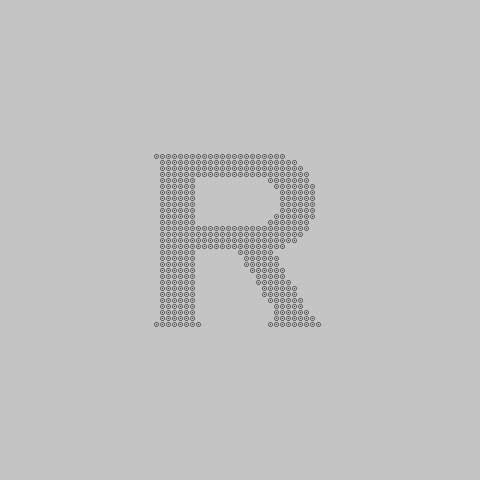
Frame 1 (no input)
Frame 60 (the mouse pressed at the canvas centre just before this capture): identical to frame 1, image omitted
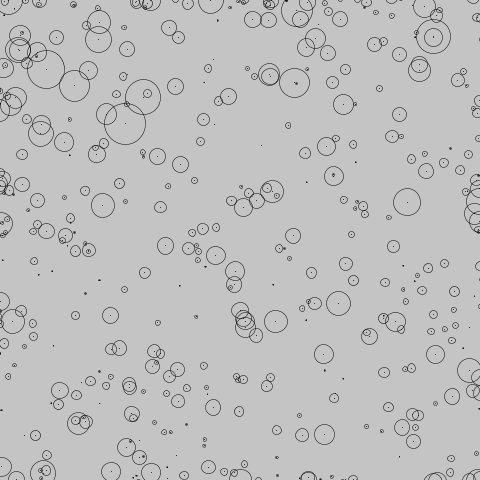
Frame 120 (the mouse held since frame 60 and released just before this capture)

The Processing sketch that drew these frames (run headless with seeded random() and noise(); from frame 60 on, the mouse is pressed at the canvas centre):

// Processing sketch: processing_77889
// ── processing_77889.pde

Dot[] dot;

float[] squareX;
float[] squareY;
int wNum, hNum;
int pattern;

int[][] pixelStr;
int order;

void setup() {
  size(480, 480);
  smooth();
  background(196);
  frameRate(24);
  
  pattern = 0;
  wNum = 32;
  hNum = 32;
  
  squareX = new float[wNum*hNum];
  squareY = new float[wNum*hNum];
  
  dot = new Dot[wNum*hNum];
  
  int dotWidth = 4;
  int dotHeight = 4;
  int dotMargin = 2;
  
  order = 0;
  loadAsciiString();
  
  for (int j=0; j < hNum; j++) {
    for(int i=0; i < wNum; i++) {
      float tmpX = i*(dotWidth+dotMargin)+width/2-wNum*((dotWidth+dotMargin)/2);
      float tmpY = j*(dotHeight+dotMargin)+height/2-hNum*((dotHeight+dotMargin)/2);
      color dot_color;
      if(pixelStr[j][i] == 1) dot_color = color(0, 0, 0, 255);
      else dot_color = color(0, 255, 0, 0);
      dot[j*wNum+i] = new Dot(dotWidth, dotHeight, tmpX, tmpY, dot_color, j*wNum+i);
      squareX[j*wNum+i] = tmpX;
      squareY[j*wNum+i] = tmpY;
    }
  }
}

void draw() {
  background(196);
  for(int i=0; i < wNum*hNum; i++) {
    dot[i].display();
    dot[i].move();
  }
}

void mousePressed() {
  if(pattern == 0) {
    pattern += 1;
    
  } else {
    pattern = 0;
    loadAsciiString();
    for (int j=0; j < hNum; j++) {
      for(int i=0; i < wNum; i++) {
        color dot_color;
        if(pixelStr[j][i] == 1) dot_color = color(0, 0, 0, 255);
        else dot_color = color(0, 255, 0, 0);
        dot[j*wNum+i].c = dot_color;
      }
    }
  }
}

void loadAsciiString() {
  pixelStr = new int[wNum][hNum];
  if(order > fontData.length-1) order = 0;
  for(int j=0; j < hNum; j++) {
    for(int i=0; i < wNum; i++) {
      pixelStr[j][i] = fontData[order][j][i];
    }
  }
  order++;
}
class Dot{
  int rectW, rectH;
  float xPos, yPos;
  color c;
  int dotNum;
  
  float xDiff, yDiff;
  float nextX, nextY;
  float speed;
  
  Dot(int w, int h, float x, float y, color theColor, int dotCount){
    rectW = w;
    rectH = h;
    xPos = x;
    yPos = y;
    c = theColor;
    dotNum = dotCount;
    speed = 0.05;
  }
  
  void display() {
    noFill();
    stroke(c);
    strokeWeight(1);
    point(xPos, yPos);
    strokeWeight(0.5);
    ellipseMode(CENTER);
    ellipse(xPos, yPos, rectW+1.5*(xDiff+yDiff), rectH+1.5*(xDiff+yDiff));
  }
  
  void move() {
    if(pattern == 0) {
      nextX = squareX[dotNum];
      nextY = squareY[dotNum];
    } else {
      nextX += random(-width/8, width/8);
      nextY += random(-height/8, height/8);
    }
    
    xDiff = (xPos - nextX) * speed;
    yDiff = (yPos - nextY) * speed;
    
    xPos -= xDiff;
    yPos -= yDiff;
    
    this.goOut();
  }
  
  void goOut() {
    if(xPos > width + this.rectW) {
      xPos = 0;
      nextX = 0;
    }
    if(xPos < 0 - this.rectW) {
      xPos = width;
      nextX = width;
    }
    if(yPos > height + this.rectH) {
      yPos = 0;
      nextY = 0;
    }
    if(yPos < 0 - this.rectH) {
      yPos = height;
      nextY = height;
    }
  }
}
int[][][] fontData = {
  {
    {0,0,0,0,0,0,0,0,0,0,0,0,0,0,0,0,0,0,0,0,0,0,0,0,0,0,0,0,0,0,0,0},
    {0,0,0,0,0,0,0,0,0,0,0,0,0,0,0,0,0,0,0,0,0,0,0,0,0,0,0,0,0,0,0,0},
    {0,0,1,1,1,1,1,1,1,1,1,1,1,1,1,1,1,1,1,1,1,1,1,1,0,0,0,0,0,0,0,0},
    {0,0,0,1,1,1,1,1,1,1,1,1,1,1,1,1,1,1,1,1,1,1,1,1,1,1,0,0,0,0,0,0},
    {0,0,0,1,1,1,1,1,1,1,1,1,1,1,1,1,1,1,1,1,1,1,1,1,1,1,1,0,0,0,0,0},
    {0,0,0,1,1,1,1,1,1,1,1,1,1,1,1,1,1,1,1,1,1,1,1,1,1,1,1,1,0,0,0,0},
    {0,0,0,1,1,1,1,1,1,0,0,0,0,0,0,0,0,0,0,0,0,1,1,1,1,1,1,1,0,0,0,0},
    {0,0,0,1,1,1,1,1,1,0,0,0,0,0,0,0,0,0,0,0,0,0,1,1,1,1,1,1,1,0,0,0},
    {0,0,0,1,1,1,1,1,1,0,0,0,0,0,0,0,0,0,0,0,0,0,0,1,1,1,1,1,1,0,0,0},
    {0,0,0,1,1,1,1,1,1,0,0,0,0,0,0,0,0,0,0,0,0,0,0,1,1,1,1,1,1,0,0,0},
    {0,0,0,1,1,1,1,1,1,0,0,0,0,0,0,0,0,0,0,0,0,0,0,1,1,1,1,1,1,0,0,0},
    {0,0,0,1,1,1,1,1,1,0,0,0,0,0,0,0,0,0,0,0,0,0,0,1,1,1,1,1,1,0,0,0},
    {0,0,0,1,1,1,1,1,1,0,0,0,0,0,0,0,0,0,0,0,0,0,1,1,1,1,1,1,1,0,0,0},
    {0,0,0,1,1,1,1,1,1,0,0,0,0,0,0,0,0,0,0,0,0,1,1,1,1,1,1,1,0,0,0,0},
    {0,0,0,1,1,1,1,1,1,1,1,1,1,1,1,1,1,1,1,1,1,1,1,1,1,1,1,1,0,0,0,0},
    {0,0,0,1,1,1,1,1,1,1,1,1,1,1,1,1,1,1,1,1,1,1,1,1,1,1,1,0,0,0,0,0},
    {0,0,0,1,1,1,1,1,1,1,1,1,1,1,1,1,1,1,1,1,1,1,1,1,1,1,0,0,0,0,0,0},
    {0,0,0,1,1,1,1,1,1,1,1,1,1,1,1,1,1,1,1,1,1,1,1,1,0,0,0,0,0,0,0,0},
    {0,0,0,1,1,1,1,1,1,0,0,0,0,0,0,0,1,1,1,1,1,1,0,0,0,0,0,0,0,0,0,0},
    {0,0,0,1,1,1,1,1,1,0,0,0,0,0,0,0,0,1,1,1,1,1,1,0,0,0,0,0,0,0,0,0},
    {0,0,0,1,1,1,1,1,1,0,0,0,0,0,0,0,0,1,1,1,1,1,1,0,0,0,0,0,0,0,0,0},
    {0,0,0,1,1,1,1,1,1,0,0,0,0,0,0,0,0,0,1,1,1,1,1,1,0,0,0,0,0,0,0,0},
    {0,0,0,1,1,1,1,1,1,0,0,0,0,0,0,0,0,0,0,1,1,1,1,1,0,0,0,0,0,0,0,0},
    {0,0,0,1,1,1,1,1,1,0,0,0,0,0,0,0,0,0,0,1,1,1,1,1,1,0,0,0,0,0,0,0},
    {0,0,0,1,1,1,1,1,1,0,0,0,0,0,0,0,0,0,0,0,1,1,1,1,1,1,0,0,0,0,0,0},
    {0,0,0,1,1,1,1,1,1,0,0,0,0,0,0,0,0,0,0,0,1,1,1,1,1,1,0,0,0,0,0,0},
    {0,0,0,1,1,1,1,1,1,0,0,0,0,0,0,0,0,0,0,0,0,1,1,1,1,1,1,0,0,0,0,0},
    {0,0,0,1,1,1,1,1,1,0,0,0,0,0,0,0,0,0,0,0,0,0,1,1,1,1,1,0,0,0,0,0},
    {0,0,0,1,1,1,1,1,1,0,0,0,0,0,0,0,0,0,0,0,0,0,1,1,1,1,1,1,0,0,0,0},
    {0,0,0,1,1,1,1,1,1,0,0,0,0,0,0,0,0,0,0,0,0,0,1,1,1,1,1,1,1,0,0,0},
    {0,0,1,1,1,1,1,1,1,1,0,0,0,0,0,0,0,0,0,0,0,1,1,1,1,1,1,1,1,1,0,0},
    {0,0,0,0,0,0,0,0,0,0,0,0,0,0,0,0,0,0,0,0,0,0,0,0,0,0,0,0,0,0,0,0}
  },
 {
    {0,0,0,0,0,0,0,0,0,0,0,0,0,0,0,0,0,0,0,0,0,0,0,0,0,0,0,0,0,0,0,0},
    {0,0,0,0,0,0,0,0,0,0,0,0,0,0,0,0,0,0,0,0,0,0,0,0,0,0,0,0,0,0,0,0},
    {0,0,0,0,0,0,0,0,0,0,0,1,1,1,1,1,1,1,1,1,0,0,0,0,0,0,0,0,0,0,0,0},
    {0,0,0,0,0,0,0,0,0,0,0,0,1,1,1,1,1,1,1,0,0,0,0,0,0,0,0,0,0,0,0,0},
    {0,0,0,0,0,0,0,0,0,0,0,0,1,1,1,1,1,1,1,0,0,0,0,0,0,0,0,0,0,0,0,0},
    {0,0,0,0,0,0,0,0,0,0,0,0,1,1,1,1,1,1,1,0,0,0,0,0,0,0,0,0,0,0,0,0},
    {0,0,0,0,0,0,0,0,0,0,0,0,1,1,1,1,1,1,1,1,0,0,0,0,0,0,0,0,0,0,0,0},
    {0,0,0,0,0,0,0,0,0,0,0,1,1,1,1,1,1,1,1,1,0,0,0,0,0,0,0,0,0,0,0,0},
    {0,0,0,0,0,0,0,0,0,0,0,1,1,1,1,1,1,1,1,1,1,0,0,0,0,0,0,0,0,0,0,0},
    {0,0,0,0,0,0,0,0,0,0,0,1,1,1,1,1,1,1,1,1,1,0,0,0,0,0,0,0,0,0,0,0},
    {0,0,0,0,0,0,0,0,0,0,1,1,1,1,1,1,1,1,1,1,1,0,0,0,0,0,0,0,0,0,0,0},
    {0,0,0,0,0,0,0,0,0,0,1,1,1,1,1,0,1,1,1,1,1,1,0,0,0,0,0,0,0,0,0,0},
    {0,0,0,0,0,0,0,0,0,1,1,1,1,1,1,0,1,1,1,1,1,1,0,0,0,0,0,0,0,0,0,0},
    {0,0,0,0,0,0,0,0,0,1,1,1,1,1,0,0,0,1,1,1,1,1,1,0,0,0,0,0,0,0,0,0},
    {0,0,0,0,0,0,0,0,1,1,1,1,1,1,0,0,0,1,1,1,1,1,1,0,0,0,0,0,0,0,0,0},
    {0,0,0,0,0,0,0,0,1,1,1,1,1,0,0,0,0,1,1,1,1,1,1,1,0,0,0,0,0,0,0,0},
    {0,0,0,0,0,0,0,0,1,1,1,1,1,0,0,0,0,0,1,1,1,1,1,1,0,0,0,0,0,0,0,0},
    {0,0,0,0,0,0,0,1,1,1,1,1,1,0,0,0,0,0,1,1,1,1,1,1,0,0,0,0,0,0,0,0},
    {0,0,0,0,0,0,0,1,1,1,1,1,0,0,0,0,0,0,0,1,1,1,1,1,1,0,0,0,0,0,0,0},
    {0,0,0,0,0,0,1,1,1,1,1,1,1,1,1,1,1,1,1,1,1,1,1,1,1,0,0,0,0,0,0,0},
    {0,0,0,0,0,0,1,1,1,1,1,1,1,1,1,1,1,1,1,1,1,1,1,1,1,1,0,0,0,0,0,0},
    {0,0,0,0,0,0,1,1,1,1,1,1,1,1,1,1,1,1,1,1,1,1,1,1,1,1,0,0,0,0,0,0},
    {0,0,0,0,0,1,1,1,1,1,1,1,1,1,1,1,1,1,1,1,1,1,1,1,1,1,1,0,0,0,0,0},
    {0,0,0,0,0,1,1,1,1,1,0,0,0,0,0,0,0,0,0,0,0,1,1,1,1,1,1,0,0,0,0,0},
    {0,0,0,0,1,1,1,1,1,1,0,0,0,0,0,0,0,0,0,0,0,1,1,1,1,1,1,0,0,0,0,0},
    {0,0,0,0,1,1,1,1,1,0,0,0,0,0,0,0,0,0,0,0,0,0,1,1,1,1,1,1,0,0,0,0},
    {0,0,0,1,1,1,1,1,1,0,0,0,0,0,0,0,0,0,0,0,0,0,1,1,1,1,1,1,0,0,0,0},
    {0,0,0,1,1,1,1,1,0,0,0,0,0,0,0,0,0,0,0,0,0,0,1,1,1,1,1,1,1,0,0,0},
    {0,0,0,1,1,1,1,1,0,0,0,0,0,0,0,0,0,0,0,0,0,0,0,1,1,1,1,1,1,0,0,0},
    {0,0,1,1,1,1,1,1,0,0,0,0,0,0,0,0,0,0,0,0,0,0,1,1,1,1,1,1,1,1,0,0},
    {0,1,1,1,1,1,1,1,1,0,0,0,0,0,0,0,0,0,0,0,0,1,1,1,1,1,1,1,1,1,1,0},
    {0,0,0,0,0,0,0,0,0,0,0,0,0,0,0,0,0,0,0,0,0,0,0,0,0,0,0,0,0,0,0,0}
  },
  {
    {0,0,0,0,0,0,0,0,0,0,0,0,0,0,0,0,0,0,0,0,0,0,0,0,0,0,0,0,0,0,0,0},
    {0,0,0,0,0,0,0,0,0,0,0,0,0,0,0,0,0,0,0,0,0,0,0,0,0,0,0,0,0,0,0,0},
    {1,1,1,1,1,1,0,0,0,0,0,0,0,1,1,1,1,1,1,0,0,0,0,0,0,1,1,1,1,1,1,1},
    {0,1,1,1,1,1,0,0,0,0,0,0,0,0,1,1,1,1,1,0,0,0,0,0,0,0,1,1,1,1,1,0},
    {0,1,1,1,1,1,0,0,0,0,0,0,0,0,1,1,1,1,0,0,0,0,0,0,0,0,0,1,1,1,1,0},
    {0,0,1,1,1,1,0,0,0,0,0,0,0,1,1,1,1,1,1,0,0,0,0,0,0,0,1,1,1,1,0,0},
    {0,0,1,1,1,1,0,0,0,0,0,0,0,1,1,1,1,1,1,0,0,0,0,0,0,0,1,1,1,1,0,0},
    {0,0,1,1,1,1,0,0,0,0,0,0,0,1,1,1,1,1,1,0,0,0,0,0,0,0,1,1,1,1,0,0},
    {0,0,1,1,1,1,0,0,0,0,0,0,0,1,1,1,1,1,1,0,0,0,0,0,0,0,1,1,1,1,0,0},
    {0,0,0,1,1,1,1,0,0,0,0,0,1,1,1,1,1,1,1,1,0,0,0,0,0,1,1,1,1,0,0,0},
    {0,0,0,1,1,1,1,0,0,0,0,0,1,1,1,1,1,1,1,1,0,0,0,0,0,1,1,1,1,0,0,0},
    {0,0,0,1,1,1,1,0,0,0,0,0,1,1,1,1,1,1,1,1,0,0,0,0,0,1,1,1,1,0,0,0},
    {0,0,0,1,1,1,1,0,0,0,0,0,1,1,1,1,1,1,1,1,0,0,0,0,0,1,1,1,1,0,0,0},
    {0,0,0,0,1,1,1,1,0,0,0,1,1,1,1,0,0,1,1,1,1,0,0,0,1,1,1,1,0,0,0,0},
    {0,0,0,0,1,1,1,1,0,0,0,1,1,1,1,0,0,1,1,1,1,0,0,0,1,1,1,1,0,0,0,0},
    {0,0,0,0,1,1,1,1,0,0,0,1,1,1,1,0,0,1,1,1,1,0,0,0,1,1,1,1,0,0,0,0},
    {0,0,0,0,1,1,1,1,0,0,0,1,1,1,1,0,0,1,1,1,1,0,0,0,1,1,1,1,0,0,0,0},
    {0,0,0,0,0,1,1,1,1,0,1,1,1,1,0,0,0,0,1,1,1,1,0,1,1,1,1,0,0,0,0,0},
    {0,0,0,0,0,1,1,1,1,0,1,1,1,1,0,0,0,0,1,1,1,1,0,1,1,1,1,0,0,0,0,0},
    {0,0,0,0,0,1,1,1,1,0,1,1,1,1,0,0,0,0,1,1,1,1,0,1,1,1,1,0,0,0,0,0},
    {0,0,0,0,0,1,1,1,1,0,1,1,1,1,0,0,0,0,1,1,1,1,0,1,1,1,1,0,0,0,0,0},
    {0,0,0,0,0,0,1,1,1,1,1,1,1,0,0,0,0,0,0,1,1,1,1,1,1,1,0,0,0,0,0,0},
    {0,0,0,0,0,0,1,1,1,1,1,1,1,0,0,0,0,0,0,1,1,1,1,1,1,1,0,0,0,0,0,0},
    {0,0,0,0,0,0,1,1,1,1,1,1,1,0,0,0,0,0,0,1,1,1,1,1,1,1,0,0,0,0,0,0},
    {0,0,0,0,0,0,1,1,1,1,1,1,1,0,0,0,0,0,0,1,1,1,1,1,1,1,0,0,0,0,0,0},
    {0,0,0,0,0,0,0,1,1,1,1,1,0,0,0,0,0,0,0,0,1,1,1,1,1,0,0,0,0,0,0,0},
    {0,0,0,0,0,0,0,1,1,1,1,1,0,0,0,0,0,0,0,0,1,1,1,1,1,0,0,0,0,0,0,0},
    {0,0,0,0,0,0,0,1,1,1,1,1,0,0,0,0,0,0,0,0,1,1,1,1,1,0,0,0,0,0,0,0},
    {0,0,0,0,0,0,0,1,1,1,1,1,0,0,0,0,0,0,0,0,1,1,1,1,1,0,0,0,0,0,0,0},
    {0,0,0,0,0,0,0,1,1,1,1,1,0,0,0,0,0,0,0,0,1,1,1,1,1,0,0,0,0,0,0,0},
    {0,0,0,0,0,0,1,1,1,1,1,1,1,0,0,0,0,0,0,1,1,1,1,1,1,1,0,0,0,0,0,0},
    {0,0,0,0,0,0,0,0,0,0,0,0,0,0,0,0,0,0,0,0,0,0,0,0,0,0,0,0,0,0,0,0}
  }
};
